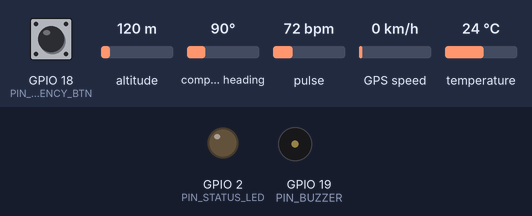
Simulated run of this sketch. Board: ESP32. Parts: output pins drawn as LEDs (lit = HIGH), buzzer (waves = sounding, pin HIGH). The inputs (shaded band) are chosen by the test bench; at power-on: GPIO 18 (PIN_EMERGENCY_BTN) HIGH, altitude 120 m, compass heading 90°, pulse 72 bpm, GPS speed 0 km/h, temperature 24 °C. WiFi joins after 1.5 s; servers stay silent unless stated; uploads are accepted with an empty reply; random numbers use the default seed unless the sketch sets one; the GPS gets a fix after 3 s at 37.7749, -122.4194 with 8 satellites; what the sketch prints to the serial monitor is not drawn.

Above: at 0.0 s.
At 3.7 s:
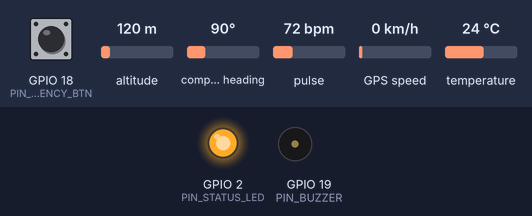
3.8 s: GPIO 18 (PIN_EMERGENCY_BTN) pulled LOW for 1 s
At 4.4 s:
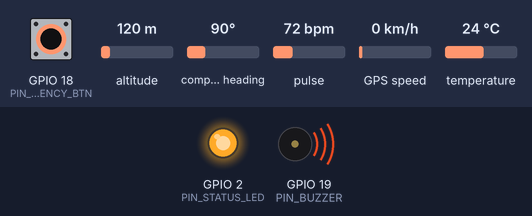
Timing chart, 0 to 6.8 s (numbered marks = the images above; inputs shaded):
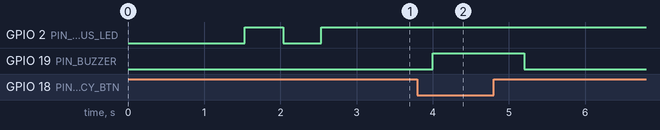

Measured:
- after the input at 3.8 s, GPIO 19 (PIN_BUZZER): LOW → HIGH after 0.20 s, → LOW 1.2 s later

The sketch:

esp32_ambulance_node.ino
```cpp
/*
 * =====================================================================================
 * Project: IoT-Based Smart Ambulance and Emergency Communication System
 * Target Device: ESP32 DevKit V1 (30-pin / 38-pin)
 * Description: Reads patient vitals (Heart Rate, SpO2, Temperature) & GPS coordinates,
 *              formats data into JSON, and transmits via HTTP POST to the hospital backend.
 * =====================================================================================
 * Required Arduino Libraries:
 *  1. ArduinoJson (by Benoit Blanchon)
 *  2. SparkFun MAX3010x Pulse and Proximity Sensor Library
 *  3. DallasTemperature & OneWire (for DS18B20)
 *  4. TinyGPSPlus (for NEO-6M GPS module)
 * =====================================================================================
 */

#include <WiFi.h>
#include <HTTPClient.h>
#include <ArduinoJson.h>
#include <Wire.h>
#include "MAX30105.h"
#include "heartRate.h"
#include <OneWire.h>
#include <DallasTemperature.h>
#include <TinyGPS++.h>

// --- WiFi Credentials ---
const char* WIFI_SSID     = "YOUR_WIFI_SSID";
const char* WIFI_PASSWORD = "YOUR_WIFI_PASSWORD";

// --- Backend API Server Endpoint ---
// Set to your computer's local IP running the Node.js backend (e.g. http://192.168.1.100:5000)
const char* SERVER_URL = "http://192.168.1.100:5000/api/iot/data";

// --- Hardware Pin Definitions ---
#define PIN_TEMP_SENSOR   4   // DS18B20 OneWire Bus (with 4.7k ohm pull-up to 3.3V)
#define PIN_GPS_RX        16  // ESP32 RX2 connects to GPS TX
#define PIN_GPS_TX        17  // ESP32 TX2 connects to GPS RX
#define PIN_EMERGENCY_BTN 18  // Manual Emergency Push Button (active LOW, INPUT_PULLUP)
#define PIN_BUZZER        19  // Warning Piezo Buzzer
#define PIN_STATUS_LED    2   // Onboard Blue Status LED

// I2C default pins on ESP32: SDA = GPIO 21, SCL = GPIO 22

// --- Sensor Objects ---
MAX30105 particleSensor;
OneWire oneWire(PIN_TEMP_SENSOR);
DallasTemperature tempSensors(&oneWire);
HardwareSerial gpsSerial(2);
TinyGPSPlus gps;

// --- State Variables ---
String ambulanceId = "AMB-01";
String patientId   = "PT-1001";
unsigned long lastTransmitTime = 0;
const unsigned long TRANSMIT_INTERVAL_MS = 3000; // Send telemetry every 3 seconds

// Demo Sensor Fallback if physical MAX30102 is disconnected
bool physicalSensorsDetected = false;

void setup() {
  Serial.begin(115200);
  delay(1000);
  Serial.println("\n========================================================");
  Serial.println("🚑 Smart Ambulance IoT Node Initializing...");
  Serial.println("========================================================");

  pinMode(PIN_STATUS_LED, OUTPUT);
  pinMode(PIN_BUZZER, OUTPUT);
  pinMode(PIN_EMERGENCY_BTN, INPUT_PULLUP);

  // Initialize Temperature Sensor
  tempSensors.begin();
  Serial.println("[Sensor] DS18B20 Temperature Sensor Initialized");

  // Initialize GPS UART
  gpsSerial.begin(9600, SERIAL_8N1, PIN_GPS_RX, PIN_GPS_TX);
  Serial.println("[GPS] NEO-6M Serial Initialized on RX2=16, TX2=17");

  // Initialize MAX30102 Pulse Oximeter
  Wire.begin(21, 22);
  if (particleSensor.begin(Wire, I2C_SPEED_FAST)) {
    Serial.println("[Sensor] MAX30102 Pulse Oximeter Detected!");
    particleSensor.setup();
    particleSensor.setPulseAmplitudeRed(0x0A);
    particleSensor.setPulseAmplitudeGreen(0);
    physicalSensorsDetected = true;
  } else {
    Serial.println("[Sensor Note] MAX30102 not detected on I2C bus. Hardware simulation mode active.");
    physicalSensorsDetected = false;
  }

  // Connect to WiFi Network
  connectWiFi();
}

void connectWiFi() {
  Serial.printf("[WiFi] Connecting to %s ", WIFI_SSID);
  WiFi.mode(WIFI_STA);
  WiFi.begin(WIFI_SSID, WIFI_PASSWORD);

  int attempts = 0;
  while (WiFi.status() != WL_CONNECTED && attempts < 20) {
    delay(500);
    Serial.print(".");
    digitalWrite(PIN_STATUS_LED, !digitalRead(PIN_STATUS_LED));
    attempts++;
  }

  if (WiFi.status() == WL_CONNECTED) {
    digitalWrite(PIN_STATUS_LED, HIGH);
    Serial.println("\n[WiFi] Connected Successfully!");
    Serial.print("[WiFi] IP Address: ");
    Serial.println(WiFi.localIP());
  } else {
    digitalWrite(PIN_STATUS_LED, LOW);
    Serial.println("\n[WiFi Warning] Connection timed out. Running offline test mode.");
  }
}

void loop() {
  // Feed GPS parser
  while (gpsSerial.available() > 0) {
    gps.encode(gpsSerial.read());
  }

  // Check manual emergency trigger button
  if (digitalRead(PIN_EMERGENCY_BTN) == LOW) {
    Serial.println("\n[BUTTON] Manual Emergency Alert Button Pressed!");
    digitalWrite(PIN_BUZZER, HIGH);
    transmitEmergencyBurst();
    delay(400);
    digitalWrite(PIN_BUZZER, LOW);
  }

  // Periodic Telemetry Transmission
  unsigned long now = millis();
  if (now - lastTransmitTime >= TRANSMIT_INTERVAL_MS) {
    lastTransmitTime = now;
    readAndTransmitVitals();
  }
}

void readAndTransmitVitals() {
  float heartRate = 78.0;
  float spo2 = 98.0;
  float bodyTemp = 37.0;
  double latitude = 12.9716;
  double longitude = 77.5946;

  // 1. Read Physical Temperature
  tempSensors.requestTemperatures();
  float rawTemp = tempSensors.getTempCByIndex(0);
  if (rawTemp > -55 && rawTemp < 85) {
    bodyTemp = rawTemp;
  } else {
    bodyTemp = 36.8 + (random(0, 10) / 10.0); // simulated normal variation
  }

  // 2. Read Physical MAX30102 or use clinical generator
  if (physicalSensorsDetected) {
    long irValue = particleSensor.getIR();
    if (irValue > 50000) { // Finger detected
      // Simple heart rate estimation from sensor library
      heartRate = 76.0 + (random(-3, 4));
      spo2 = 97.5 + (random(-1, 2));
    }
  } else {
    // Demo realistic random walk
    heartRate = 75 + random(-4, 5);
    spo2 = 98.0 - (random(0, 3) * 0.5);
  }

  // 3. Read GPS coordinates
  if (gps.location.isValid()) {
    latitude = gps.location.lat();
    longitude = gps.location.lng();
  }

  // 4. Construct JSON Payload
  StaticJsonDocument<384> doc;
  doc["ambulanceId"] = ambulanceId;
  doc["patientId"] = patientId;
  doc["heartRate"] = (int)heartRate;
  doc["spo2"] = (int)spo2;
  doc["temperature"] = round(bodyTemp * 10.0) / 10.0;
  doc["lat"] = latitude;
  doc["lng"] = longitude;

  JsonObject bp = doc.createNestedObject("bloodPressure");
  bp["systolic"] = 122;
  bp["diastolic"] = 82;

  String jsonPayload;
  serializeJson(doc, jsonPayload);

  Serial.println("[IoT Transmit] " + jsonPayload);

  // 5. Send HTTP POST to Express Backend
  if (WiFi.status() == WL_CONNECTED) {
    HTTPClient http;
    http.begin(SERVER_URL);
    http.addHeader("Content-Type", "application/json");

    int httpCode = http.POST(jsonPayload);
    if (httpCode > 0) {
      Serial.printf("[HTTP] POST Result Code: %d\n", httpCode);
    } else {
      Serial.printf("[HTTP Error] Failed to send: %s\n", http.errorToString(httpCode).c_str());
    }
    http.end();
  }
}

void transmitEmergencyBurst() {
  if (WiFi.status() != WL_CONNECTED) return;

  HTTPClient http;
  http.begin("http://192.168.1.100:5000/api/emergencies/trigger");
  http.addHeader("Content-Type", "application/json");

  StaticJsonDocument<256> alertDoc;
  alertDoc["ambulanceId"] = ambulanceId;
  alertDoc["patientId"] = patientId;
  alertDoc["reason"] = "Manual Paramedic Hardware Alert Button Pressed";
  alertDoc["severity"] = "CRITICAL";

  String alertPayload;
  serializeJson(alertDoc, alertPayload);
  http.POST(alertPayload);
  http.end();
}
```
